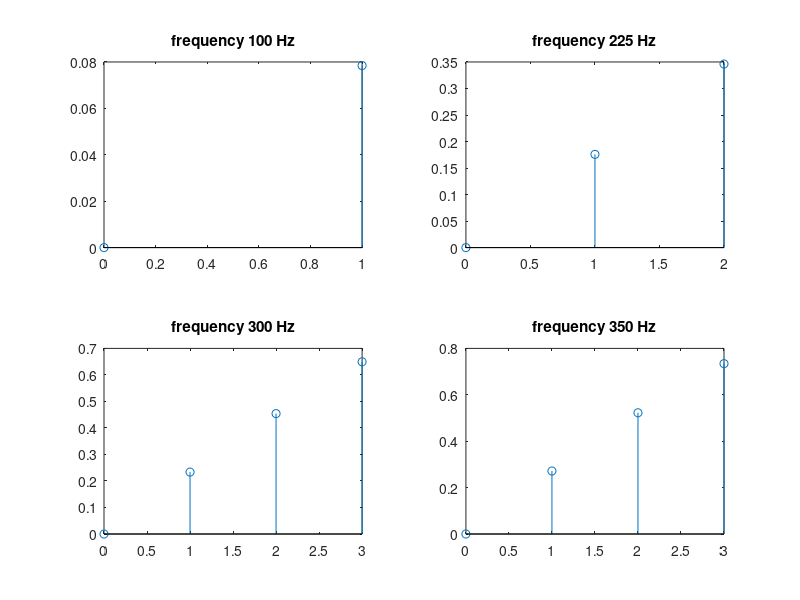

MATLAB code to generate this figure:
clear all

% a)

%phase = 0; 
%f0 = 300; % Hz
%fs = 8000; % Hz

%t1 = linspace(0,0.01,500);
%n1 = 0:1:fs/f0;

%xt = @(t) sin(2*pi*f0*t + phase);
%xn = @(n) sin(2*pi*(f0/fs)*n + phase);

%stem(n1,xn(n1))

% b)

phase = 0;


f = [100, 225, 300, 350]; % Hz
fs = 8000; % Hz
T0 = 0.01; % sec

n1 = 0:1:T0*f(1);
n2 = 0:1:T0*f(2);
n3 = 0:1:T0*f(3);
n4 = 0:1:T0*f(4);

xn = @(n,f0) sin(2*pi*(f0/fs)*n + phase);

subplot(2,2,1)
stem(n1,xn(n1,f(1)))
title('frequency 100 Hz')

subplot(2,2,2)
stem(n2,xn(n2,f(2)))
title('frequency 225 Hz')

subplot(2,2,3)
stem(n3,xn(n3,f(3)))
title('frequency 300 Hz')

subplot(2,2,4)
stem(n4,xn(n4,f(4)))
title('frequency 350 Hz')

% c)

%phase = 0;

%f = 7525:125:7900; % Hz
%fs = 8000; % Hz
%T0 = 0.01; % sec

%n1 = 0:1:T0*f(1);
%n2 = 0:1:T0*f(2);
%n3 = 0:1:T0*f(3);
%n4 = 0:1:T0*f(4);

%xn = @(n,f0) sin(2*pi*(f0/fs)*n + phase);

%subplot(2,2,1)
%stem(n1,xn(n1,f(1)))
%title('frequency 7525 Hz')

%subplot(2,2,2)
%stem(n2,xn(n2,f(2)))
%title('frequency 7650 Hz')

%subplot(2,2,3)
%stem(n3,xn(n3,f(3)))
%title('frequency 7775 Hz')

%subplot(2,2,4)
%stem(n4,xn(n4,f(4)))
%title('frequency 7900 Hz')

% d)

%phase = 0;

%f = 32100:125:32475; % Hz
%fs = 8000; % Hz
%T0 = 0.01; % sec

%n1 = 0:1:T0*f(1);
%n2 = 0:1:T0*f(2);
%n3 = 0:1:T0*f(3);
%n4 = 0:1:T0*f(4);

%xn = @(n,f0) sin(2*pi*(f0/fs)*n + phase);

%subplot(2,2,1)
%stem(n1,xn(n1,f(1)))
%title('frequency 7525 Hz')

%subplot(2,2,2)
%stem(n2,xn(n2,f(2)))
%title('frequency 7650 Hz')

%subplot(2,2,3)
%stem(n3,xn(n3,f(3)))
%title('frequency 7775 Hz')

%subplot(2,2,4)
%stem(n4,xn(n4,f(4)))
%title('frequency 7900 Hz')